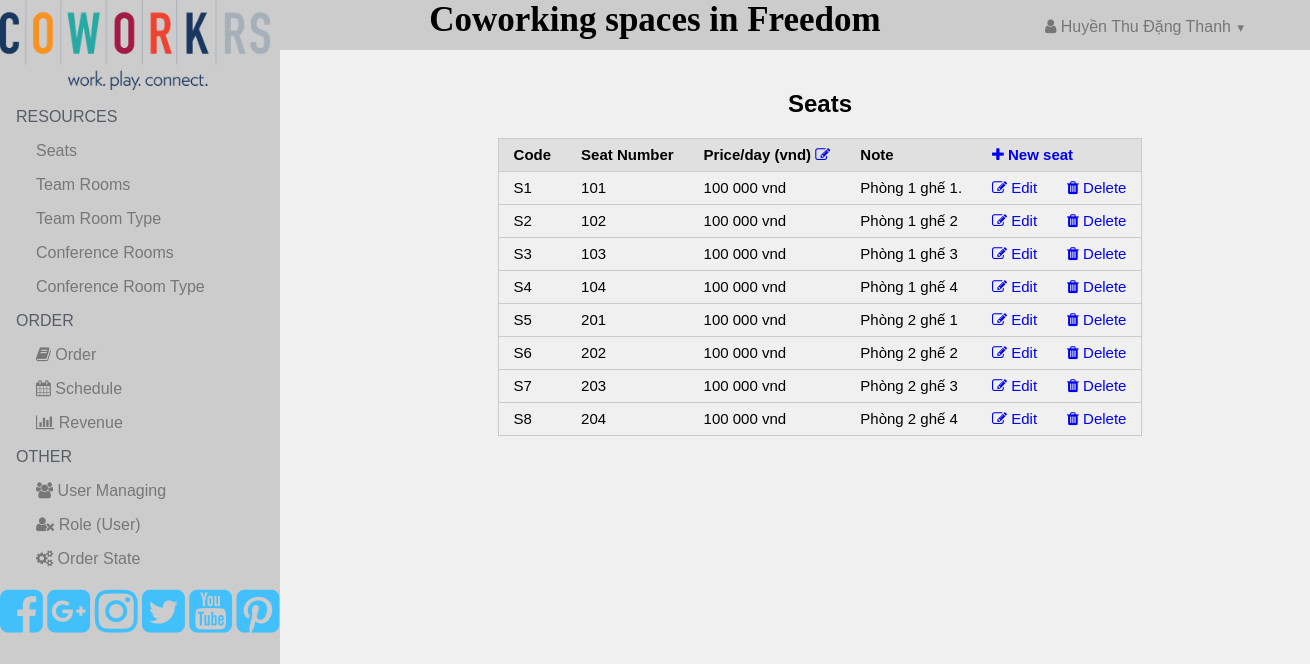
/Manage/Admin/Seats.php (signed in), run on the app's committed database.
### tables this page shows
CREATE TABLE `seats` (
  `code` varchar(5) NOT NULL,
  `seatNumber` varchar(5) NOT NULL,
  `pricePerDay` float NOT NULL,
  `note` text
);

### Views/Admin/seats/seats_view.php (called while the page is built, shortened)
<?php
	class seatsView
	{
		public static function showList($arr)
		{
			include("seats_managing.php");
		}
	}
?>

### Model/Dto/seatsDto.php (called while the page is built, shortened)
<?php
class seatsDto
{
	private $code;
	private $seatnumber;
	private $priceperday;
	private $note;
	public function setcode($code)
	{
		$this->code=$code;
	}
	public function getcode()
	{
		return $this->code;
	}
	public function setseatnumber($seatnumber)
	{
		$this->seatnumber=$seatnumber;
	}
	public function getseatnumber()
	{
		return $this->seatnumber;
	}
	public function setpriceperday($priceperday)
	{
		$this->priceperday=$priceperday;
	}
	public function getpriceperday()
	{
		return $this->priceperday;
	}
	public function setnote($note)
	{
		$this->note=$note;
	}
	public function getnote()
	{
		return $this->note;
	}
}
?>

### Model/Dao/seatsDao.php (called while the page is built, shortened)
<?php
class seatsDao extends baseDao
{
	private function getDtoFromRow($row)
	{
		$seatsDto= new seatsDto();
		$seatsDto->setcode($row['code']);
		$seatsDto->setseatnumber($row['seatNumber']);
		$seatsDto->setpriceperday($row['pricePerDay']);
		$seatsDto->setnote($row['note']);
		return $seatsDto;
	}
	public function getAll()
	{
		$arr= array();
		$query = "select * from seats";
		$result = $this->executeSelect($query);
		while ($row=mysqli_fetch_array($result))
		{
			$a=$this->getDtoFromRow($row);
			$arr[]=$a;
		}
		return $arr;
	}
}
?>

### Model/Dao/baseDao.php (called while the page is built, shortened)
<?php
class baseDao
{
	private $con;
	private $host;
	private $userDB;
	private $passDB;
	private $dbname;
	public function __construct()
	{
		$this->host="localhost";
		$this->userDB="root";
		$this->passDB="";
		$this->dbname="booking_reserve";
	}
	protected function ConnectDB()
	{
		$this->con= mysqli_connect($this->host, $this->userDB, $this->passDB, $this->dbname);
		mysqli_set_charset($this->con,'utf8');
	}
	protected function executeSelect($query)
	{
		return mysqli_query($this->con,$query);
	}
}
?>

### Model/Logic/seatsLogic.php (called while the page is built, shortened)
<?php
	class seatsLogic
	{
		public static function instance()
		{
			return new seatsLogic();
		}
		public function getAll()
		{
			return seatsDao::instance()->getAll();
		}
	}
?>

### Views/Admin/seats/seats_managing.php (the view, shortened to what this page needs)
<!DOCTYPE html PUBLIC "-//W3C//DTD XHTML 1.0 Transitional//EN" "http://www.w3.org/TR/xhtml1/DTD/xhtml1-transitional.dtd">
<html xmlns="http://www.w3.org/1999/xhtml">
<head>
</head>
<body>
<h2>Seats</h2>
<table border="1" cellspacing="0" class="pure-table pure-table-horizontal">
<thead>
	  <tr>
		<th scope="col">Code</th>
		<th scope="col">Seat Number</th>
		<th scope="col">Price/day (vnd) <a href="?action=changePrice"><i class="fa fa-pencil-square-o"></i></a></th>
		<th scope="col">Note</th>
		<th colspan="2"><a href="?action=insert"><i class="fa fa-plus"></i> New seat</a></th>
	  </tr>
   </thead>
   <tbody>
	  <?php
	  	foreach($arr as $seatsDto){
	  ?>
	  <tr>
		<td><?php echo $seatsDto->getcode(); ?></td>
		<td><?php echo $seatsDto->getseatnumber(); ?></td>
		<td><?php echo $seatsDto->getpricePerDay(); ?> 000 vnd</td>
		<td><?php echo $seatsDto->getnote(); ?></td>
		<td><a href="?action=edit&id=<?php echo $seatsDto->getcode(); ?>"><i class="fa fa-edit"></i> Edit</a></td>
		<td><a href="?action=delete&id=<?php echo $seatsDto->getcode(); ?>"
        		onclick="return confirm ('Delete <?php echo $seatsDto->getcode(); ?>')"><i class="fa fa-trash"></i> Delete</a></td>
	  </tr>
	  <?php } ?>
    </tbody>
</table>
</div>
</body>
</html>

### Views/Admin/seats/seats_managing.php (style rules this page uses)
table { font-family:Tahoma, Geneva, sans-serif; font-size:15px; }

### data on the page
seats: code "S1", seatNumber "101", pricePerDay "100", note "Phòng 1 ghế 1."
seats: code "S2", seatNumber "102", pricePerDay "100", note "Phòng 1 ghế 2"
seats: code "S3", seatNumber "103", pricePerDay "100", note "Phòng 1 ghế 3"
seats: code "S4", seatNumber "104", pricePerDay "100", note "Phòng 1 ghế 4"
seats: code "S5", seatNumber "201", pricePerDay "100", note "Phòng 2 ghế 1"
seats: code "S6", seatNumber "202", pricePerDay "100", note "Phòng 2 ghế 2"
seats: code "S7", seatNumber "203", pricePerDay "100", note "Phòng 2 ghế 3"
seats: code "S8", seatNumber "204", pricePerDay "100", note "Phòng 2 ghế 4"

### other printed values
usersDao::instance()->getName($_SESSION['user']) "Huyền Thu Đặng Thanh"
